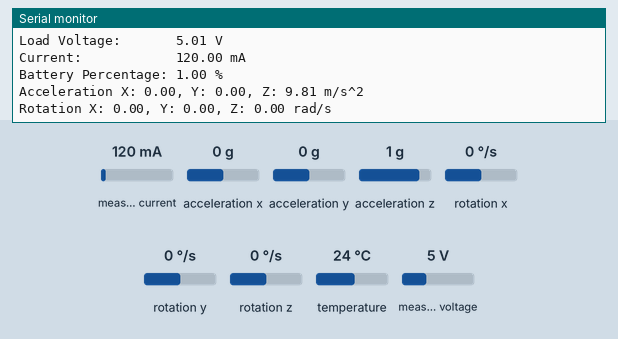
This sketch was run on a simulated Arduino Leonardo, built with avr-gcc and run on an emulated ATmega32U4. Shown: the last lines printed to the serial monitor. The test bench sets the inputs (shaded band); at power-on: measured current 120 mA, acceleration x 0 g, acceleration y 0 g, acceleration z 1 g, rotation x 0 °/s, rotation y 0 °/s, rotation z 0 °/s, temperature 24 °C, measured voltage 5 V.

Above: at 1.3 s.
1.4 s: measured current set to 40 mA
2.9 s: acceleration x set to -1.4 g
At 3.7 s:
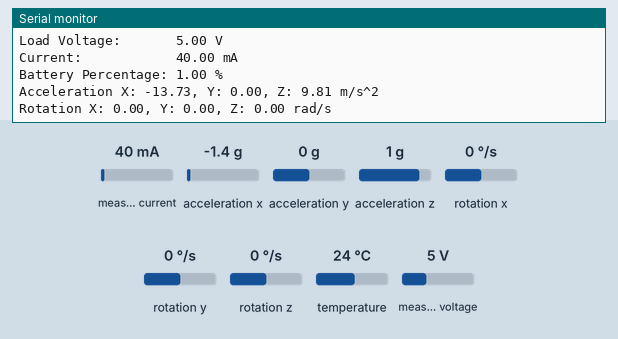
4.4 s: acceleration y set to -1.4 g
At 5.3 s:
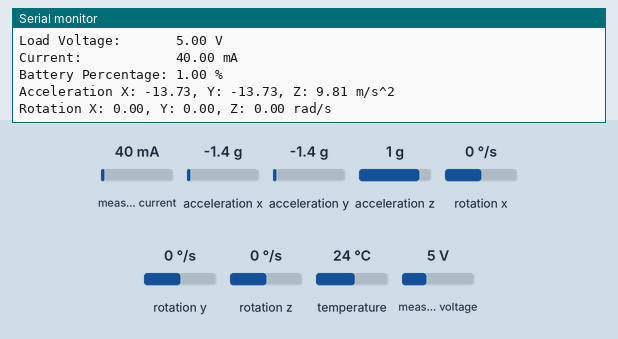
5.9 s: acceleration z set to -1.4 g
At 6.3 s:
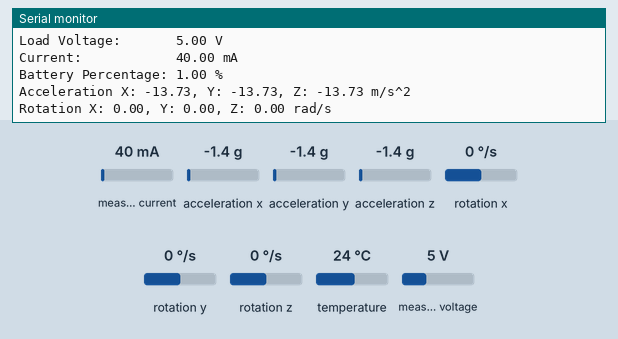
7.4 s: rotation x set to -192 °/s
At 7.9 s:
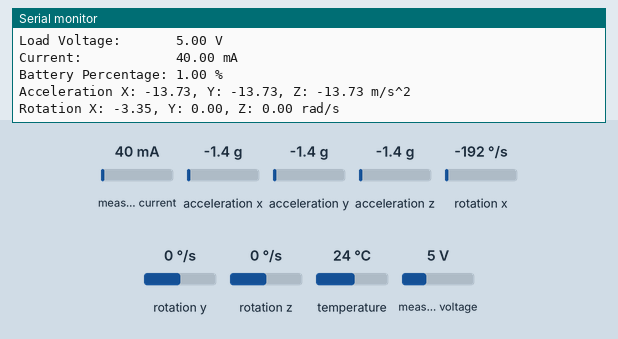

The sketch:

ESP32_DAQ.ino
```cpp
// Kelly Peed [KP], PPT
// kjp00002@mix.wvu.edu
//
// Jacob P. Krell [JPK]
// jpk0024@mix.wvu.edu
//
// Merge of battery charge and accelerometer.
// ===============================================================

#include <Wire.h>
#include <Adafruit_INA219.h>
#include <Arduino.h>
#include <Adafruit_MPU6050.h> // [JPK]
#include <Adafruit_Sensor.h> // [JPK]

Adafruit_INA219 ina219;
Adafruit_MPU6050 mpu; // [JPK]

bool hasRun = false;           // variable to determine if program has run, will only be false first time this runs
float SOC_prev = 0;            // declare variable for previous SOC, will only be zero first time this runs
unsigned long prevTime = 0;    // declare variable for previous time, will only be zero first time this runs

// [JPK] Define a structure to hold sensor data
struct SensorData {
  float ax;
  float ay;
  float az;
  float gx;
  float gy;
  float gz;
};

void setup(void)
{
  Serial.begin(115200);
  while (!Serial) {
      // will pause Zero, Leonardo, etc until serial console opens
      delay(1); // Accel. has delay(10)
  }

  Serial.println("Hello!");

  // Initialize the INA219.
  // By default the initialization will use the largest range (32V, 2A).  However
  // you can call a setCalibration function to change this range (see comments).
  if (! ina219.begin()) {
    Serial.println("Failed to find INA219 chip");
    while (1) { delay(10); }
  }
  // To use a slightly lower 32V, 1A range (higher precision on amps):
  //ina219.setCalibration_32V_1A();
  // Or to use a lower 16V, 400mA range (higher precision on volts and amps):
  //ina219.setCalibration_16V_400mA();
  Serial.println("Measuring voltage and current with INA219 ...");

  // [JPK] Try to initialize:
  if (!mpu.begin()) {
    Serial.println("Failed to find MPU6050 chip");
    while (1) {
      delay(10);
    }
  }
  Serial.println("MPU6050 Found!");
  mpu.setAccelerometerRange(MPU6050_RANGE_2_G);
  mpu.setGyroRange(MPU6050_RANGE_250_DEG);
  mpu.setFilterBandwidth(MPU6050_BAND_21_HZ);
  delay(100);
}

void loop() // [KP] loop(void)
{

  // DECLARE VARIABLES
  float shuntvoltage = 0;             // Shunt Voltage (V)
  float busvoltage = 0;               // Battery Voltage (V)
  float current_mA = 0;               // Current (mA)
  float loadvoltage = 0;              // Load Voltage (V)
  float power_mW = 0;                 // Power (mW)
  const float charging_voltage = 4.2; // Charging Voltage, const. (V)
  const float cutoff_voltage = 2.65;  // Discharge Cutoff, const. (V)
  const int Qn = 3350;                // Battery Capacity, const. (mAh)

  // GET VALUES
  shuntvoltage = ina219.getShuntVoltage_mV(); // Built-in function from Adafruit INA219
  busvoltage = ina219.getBusVoltage_V();      // Built-in functino from Adafruit INA219
  current_mA = ina219.getCurrent_mA();        // Built-in function from Adafruit INA219
  power_mW = ina219.getPower_mW();            // Built-in function from Adafruit INA219
  loadvoltage = busvoltage + (shuntvoltage / 1000);

  // GET TIME AND CHANGE IN TIME
  unsigned long currentTime = millis();                    // time (ms) since the program has been run
  unsigned long dt = (currentTime - prevTime)/(1000*3600); // change in time (hours) between each loop
  prevTime = currentTime;                                  // updates previous time to use in next loop

  // OBTAIN INITIAL SOC
  if (hasRun == false){
    hasRun = true; // this program has now run, so change to true

    // obtain initial SOC values from trend reported in paper (Zhang, et al. 2016)
    // parameters for LNMCO battery (Li-Ni-Mn-Co)
    const float a =  3.5;
    const float b = -0.0334;
    const float c = -0.106;
    const float d =  0.7399;
    const float m =  1.403;
    const int   n =  2;

    // define vectors for SOC, OCV, and approximation value
    const int size = 101; // Size of OCV and SOC vector
    float s[size];        // Range of values going from 0 -> 1
    float V[size];        // Open Circuit Voltage (OCV)
    float aprx[size];     // To compare against OCV values

    // build vectors
    for (int k = 0; k < size; ++k) {
      s[k] = k * 0.01;                                                           // SOC values ranging from 0 -> 1
      V[k] = a + b * powf(-logf(s[k]), m) + c * s[k] + d * expf(n * (s[k] - 1)); // OCV formula provided by Zhang, et al. using defined parameters
    }

    // modify the approximation array "aprx" to subtract the OCV values from the detected bus voltage
    // the bus voltage is divided by 4 to account for the 4 batteries; the formula from Zhang, et al. only applies for a single battery
    // this assumes the OCV value eventually detected is the same for each battery

    for (int k = 0; k < size; ++k) {
      aprx[k] = abs((busvoltage/4) - V[k]);
    }

    // find which value in the approximation array is closest to zero
    // the location of this value is where the battery voltage most closely matches to the theoretical OCV values
    // the corresponding SOC value is at this same location

    float minVal = aprx[0];
    int minIndex = 0;
    for (int k = 1; k < size; ++k) {
      if (aprx[k] < minVal) {
        minVal = aprx[k];
        minIndex = k;
      }
    }

  // THIS IS THE INITIAL SOC VALUE
    SOC_prev = s[minIndex];
    Serial.print("Initial Battery Percentage: "); Serial.print(SOC_prev*100); Serial.println(" %");

  }

  // CALCULATE BATTERY PERCENTAGE

  float SOC = SOC_prev - ((current_mA/Qn)*dt); // coulomb counting method to get SOC
  SOC_prev = SOC;                              // update previous SOC with current SOC


  Serial.print("Bus Voltage:        "); Serial.print(busvoltage); Serial.println(" V");
  Serial.print("Shunt Voltage:      "); Serial.print(shuntvoltage); Serial.println(" mV");
  Serial.print("Load Voltage:       "); Serial.print(loadvoltage); Serial.println(" V");
  Serial.print("Current:            "); Serial.print(current_mA); Serial.println(" mA");
  //Serial.print("Power:              "); Serial.print(power_mW); Serial.println(" mW");
  Serial.print("Battery Percentage: "); Serial.print(SOC*100); Serial.println(" %");
  Serial.println("");

  // delay(2000); // [JPK] use below delay at end of loop

  // ===============================================================
  // ===============================================================
  // ===============================================================
  // ===============================================================
  // [JPK] Accelerometer:

  /* Get new sensor events with the readings */
  sensors_event_t a, g, temp;
  mpu.getEvent(&a, &g, &temp);

  // START debug ==============================================

  /* Print out the values */
  Serial.print("Acceleration X: ");
  Serial.print(a.acceleration.x);
  Serial.print(", Y: ");
  Serial.print(a.acceleration.y);
  Serial.print(", Z: ");
  Serial.print(a.acceleration.z);
  Serial.println(" m/s^2");

  Serial.print("Rotation X: ");
  Serial.print(g.gyro.x);
  Serial.print(", Y: ");
  Serial.print(g.gyro.y);
  Serial.print(", Z: ");
  Serial.print(g.gyro.z);
  Serial.println(" rad/s");

  // Serial.print("Temperature: ");
  // Serial.print(temp.temperature);
  // Serial.println(" degC");

  Serial.println("");

  // END debug ================================================

  // // START non-debug ==============================================

  // // Create a SensorData object and populate it with sensor data
  // SensorData data;
  // data.ax = a.acceleration.x; // m/s^2
  // data.ay = a.acceleration.y;
  // data.az = a.acceleration.z;
  // data.gx = g.gyro.x; // rad/s
  // data.gy = g.gyro.y;
  // data.gz = g.gyro.z;

  // // Send the data over the serial port
  // Serial.write(reinterpret_cast<uint8_t*>(&data), sizeof(data));

  // // END non-debug ================================================

  delay(500); // sampling delay time (ms)
}
```

Measured:
- after the input at 2.9 s, the serial monitor: prints a new line after 0.42 s (image 1)
- after the input at 4.4 s, the serial monitor: prints a new line after 0.48 s (image 2)
- after the input at 5.9 s, the serial monitor: prints a new line at once (image 3)
- after the input at 7.4 s, the serial monitor: prints a new line after 0.09 s (image 4)
